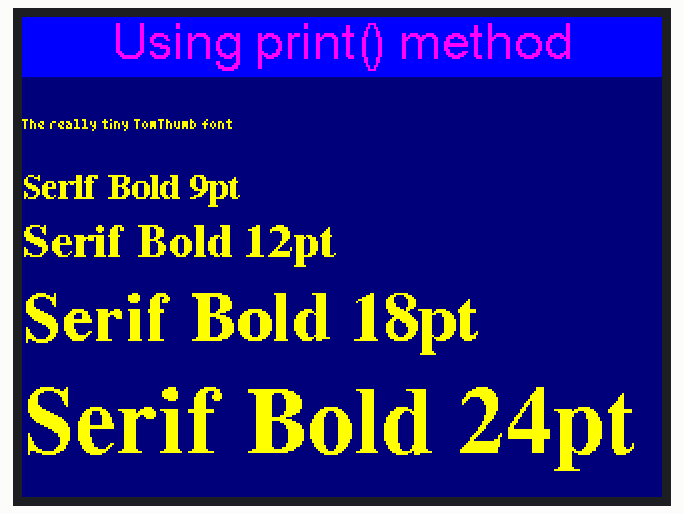
The sketch below on a simulated ESP32. Shown: 320×240 colour display.

Above: at 0.3 s.
At 4.52 s:
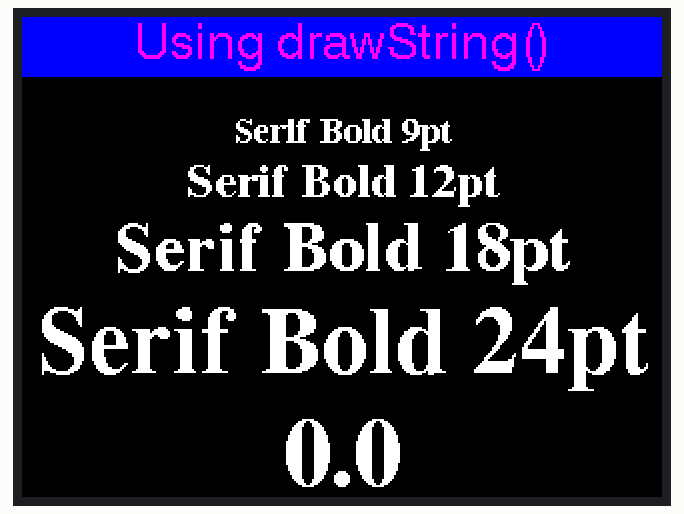
At 8.6 s:
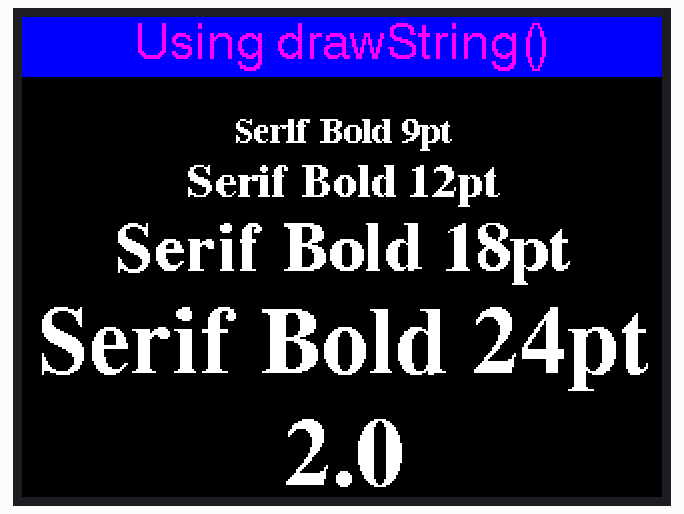
At 13.0 s:
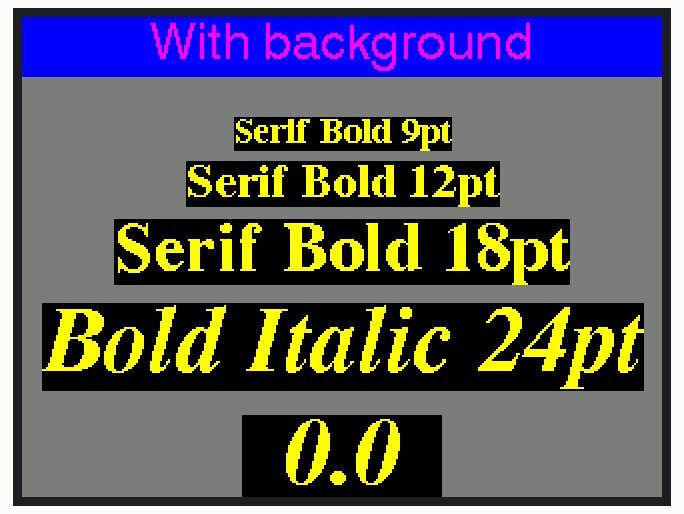
At 17.1 s:
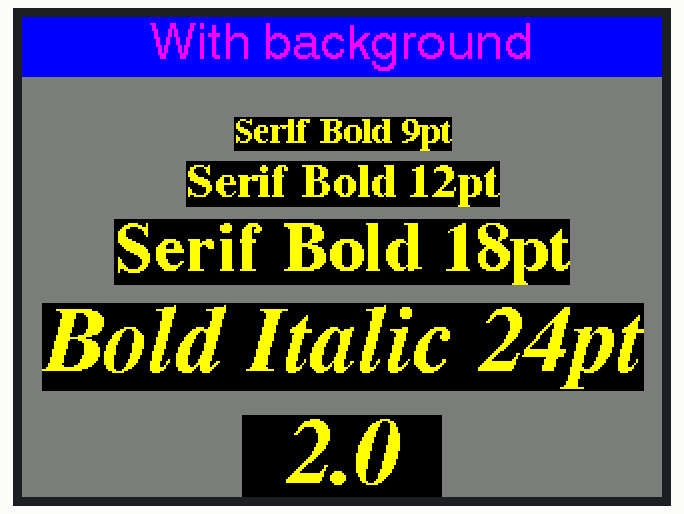
At 21.4 s:
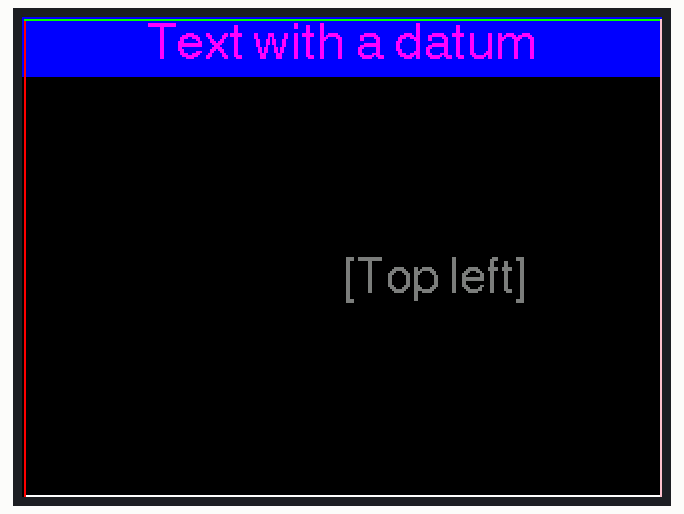

The sketch:

Free_Font_Demo.ino
```cpp
/*
  This example draws fonts (as used by the Adafruit_GFX library) onto the
  screen. These fonts are called the GFX Free Fonts (GFXFF) in this library.

  Other True Type fonts could be converted using the utility within the
  "fontconvert" folder inside the library. This converted has also been
  copied from the Adafruit_GFX library.

  Since these fonts are a recent addition Adafruit do not have a tutorial
  available yet on how to use the utility.   Linux users will no doubt
  figure it out!  In the meantime there are 48 font files to use in sizes
  from 9 point to 24 point, and in normal, bold, and italic or oblique
  styles.

  This example sketch uses both the print class and drawString() functions
  to plot text to the screen.

  Make sure LOAD_GFXFF is defined in the User_Setup.h file within the
  TFT_eSPI library folder.

  --------------------------- NOTE ----------------------------------------
  The free font encoding format does not lend itself easily to plotting
  the background without flicker. For values that changes on screen it is
  better to use Fonts 1- 8 which are encoded specifically for rapid
  drawing with background.
  -------------------------------------------------------------------------

  >>>>>>>>>>>>>>>>>>>>>>>>>>> WARNING <<<<<<<<<<<<<<<<<<<<<<<<<<<<<<<<<<<<<

  As supplied with the default settings the sketch has 11 fonts loaded,
  i.e. GLCD (Font 1), Font 2, Font 4, Font 6, Font 7, Font 8 and five Free Fonts,
  even though they are not all used in the sketch.

  Disable fonts you do not need in User_Setup.h in the library folder.

  #########################################################################
  ###### DON'T FORGET TO UPDATE THE User_Setup.h FILE IN THE LIBRARY ######
  #########################################################################
*/

#include "Free_Fonts.h" // Include the header file attached to this sketch

#include "SPI.h"
#include "TFT_eSPI.h"

// Use hardware SPI
TFT_eSPI tft = TFT_eSPI();

unsigned long drawTime = 0;

void setup(void) {

  tft.begin();

  tft.setRotation(3);

}

void loop() {

  int xpos = 0;
  int ypos = 50;

  // >>>>>>>>>>>>>>>>>>>>>>>>>>>>>>>>>>>>>>>>>>>>>>>>>>>>>>>>>>>>>>>>>>>>>>>>>>>>>>>>>
  // Select different fonts to draw on screen using the print class
  // >>>>>>>>>>>>>>>>>>>>>>>>>>>>>>>>>>>>>>>>>>>>>>>>>>>>>>>>>>>>>>>>>>>>>>>>>>>>>>>>>

  header("Using print() method", TFT_NAVY);

  // For comaptibility with Adafruit_GFX library the text background is not plotted when using the print class
  // even if we specify it.
  tft.setTextColor(TFT_YELLOW);
  tft.setCursor(xpos, ypos);    // Set cursor near top left corner of screen

  tft.setFreeFont(TT1);     // Select the orginal small TomThumb font
  tft.println();             // Move cursor down a line
  tft.print("The really tiny TomThumb font");    // Print the font name onto the TFT screen
  tft.println();
  tft.println();

  tft.setFreeFont(FSB9);   // Select Free Serif 9 point font, could use:
  // tft.setFreeFont(&FreeSerif9pt7b);
  tft.println();          // Free fonts plot with the baseline (imaginary line the letter A would sit on)
  // as the datum, so we must move the cursor down a line from the 0,0 position
  tft.print("Serif Bold 9pt");  // Print the font name onto the TFT screen

  tft.setFreeFont(FSB12);       // Select Free Serif 12 point font
  tft.println();                // Move cursor down a line
  tft.print("Serif Bold 12pt"); // Print the font name onto the TFT screen

  tft.setFreeFont(FSB18);       // Select Free Serif 12 point font
  tft.println();                // Move cursor down a line
  tft.print("Serif Bold 18pt"); // Print the font name onto the TFT screen

  tft.setFreeFont(FSB24);       // Select Free Serif 24 point font
  tft.println();                // Move cursor down a line
  tft.print("Serif Bold 24pt"); // Print the font name onto the TFT screen


  delay(4000);

  // >>>>>>>>>>>>>>>>>>>>>>>>>>>>>>>>>>>>>>>>>>>>>>>>>>>>>>>>>>>>>>>>>>>>>>>>>>>>>>>>>
  // Now use drawString() so we can set font background colours and the datum
  // >>>>>>>>>>>>>>>>>>>>>>>>>>>>>>>>>>>>>>>>>>>>>>>>>>>>>>>>>>>>>>>>>>>>>>>>>>>>>>>>>

  header("Using drawString()", TFT_BLACK);

  tft.setTextColor(TFT_WHITE, TFT_BLACK);

  tft.setTextDatum(TC_DATUM); // Centre text on x,y position

  xpos = tft.width() / 2; // Half the screen width
  ypos = 50;

  tft.setFreeFont(FSB9);                              // Select the font
  tft.drawString("Serif Bold 9pt", xpos, ypos, GFXFF);  // Draw the text string in the selected GFX free font
  ypos += tft.fontHeight(GFXFF);                      // Get the font height and move ypos down

  tft.setFreeFont(FSB12);
  tft.drawString("Serif Bold 12pt", xpos, ypos, GFXFF);
  ypos += tft.fontHeight(GFXFF);

  tft.setFreeFont(FSB18);
  tft.drawString("Serif Bold 18pt", xpos, ypos, GFXFF);
  ypos += tft.fontHeight(GFXFF);

  tft.setFreeFont(FSB24);
  tft.drawString("Serif Bold 24pt", xpos, ypos, GFXFF);
  ypos += tft.fontHeight(GFXFF);

  // Set text padding to 100 pixels wide area to over-write old values on screen
  tft.setTextPadding(100);
  for (int i = 0; i <= 20; i++) {
    tft.drawFloat(i / 10.0, 1, xpos, ypos, GFXFF);
    delay (200);
  }

  delay(4000);

  // >>>>>>>>>>>>>>>>>>>>>>>>>>>>>>>>>>>>>>>>>>>>>>>>>>>>>>>>>>>>>>>>>>>>>>>>>>>>>>>>>
  // Same again but with colours that show bounding boxes
  // >>>>>>>>>>>>>>>>>>>>>>>>>>>>>>>>>>>>>>>>>>>>>>>>>>>>>>>>>>>>>>>>>>>>>>>>>>>>>>>>>


  header("With background", TFT_DARKGREY);

  tft.setTextColor(TFT_YELLOW, TFT_BLACK);

  tft.setTextDatum(TC_DATUM); // Centre text on x,y position

  xpos = tft.width() / 2; // Half the screen width
  ypos = 50;

  tft.setFreeFont(FSB9);                              // Select the font
  tft.drawString("Serif Bold 9pt", xpos, ypos, GFXFF);  // Draw the text string in the selected GFX free font
  ypos += tft.fontHeight(GFXFF);                        // Get the font height and move ypos down

  tft.setFreeFont(FSB12);
  tft.drawString("Serif Bold 12pt", xpos, ypos, GFXFF);
  ypos += tft.fontHeight(GFXFF);

  tft.setFreeFont(FSB18);
  tft.drawString("Serif Bold 18pt", xpos, ypos, GFXFF);
  ypos += tft.fontHeight(GFXFF);

  tft.setFreeFont(FSBI24);
  tft.drawString("Bold Italic 24pt", xpos, ypos, GFXFF);
  ypos += tft.fontHeight(GFXFF);

  // Set text padding to 100 pixels wide area to over-write old values on screen
  tft.setTextPadding(100);
  for (int i = 0; i <= 20; i++) {
    tft.drawFloat(i / 10.0, 1, xpos, ypos, GFXFF);
    delay (200);
  }

  delay(4000);

  // >>>>>>>>>>>>>>>>>>>>>>>>>>>>>>>>>>>>>>>>>>>>>>>>>>>>>>>>>>>>>>>>>>>>>>>>>>>>>>>>>
  // Now show setting the 12 datum positions works with free fonts
  // >>>>>>>>>>>>>>>>>>>>>>>>>>>>>>>>>>>>>>>>>>>>>>>>>>>>>>>>>>>>>>>>>>>>>>>>>>>>>>>>>

  // Numbers, floats and strings can be drawn relative to a datum
  header("Text with a datum", TFT_BLACK);
  tft.setTextColor(TFT_DARKGREY, TFT_BLACK);
  tft.setFreeFont(FSS12);
  tft.setTextDatum(TL_DATUM);
  tft.drawString("[Top left]", 160, 120, GFXFF);
  drawDatumMarker(160, 120);
  delay(1000);

  tft.fillRect(0, 80, 320, 80, TFT_BLACK);
  tft.setTextDatum(TC_DATUM);
  tft.drawString("[Top centre]", 160, 120, GFXFF);
  drawDatumMarker(160, 120);
  delay(1000);

  tft.fillRect(0, 80, 320, 80, TFT_BLACK);
  tft.setTextDatum(TR_DATUM);
  tft.drawString("[Top right]", 160, 120, GFXFF);
  drawDatumMarker(160, 120);
  delay(1000);

  tft.fillRect(0, 80, 320, 80, TFT_BLACK);
  tft.setTextDatum(ML_DATUM);
  tft.drawString("[Middle left]", 160, 120, GFXFF);
  drawDatumMarker(160, 120);
  delay(1000);

  tft.fillRect(0, 80, 320, 80, TFT_BLACK);
  tft.setTextDatum(MC_DATUM);
  tft.drawString("[Middle centre]", 160, 120, GFXFF);
  drawDatumMarker(160, 120);
  delay(1000);

  tft.fillRect(0, 80, 320, 80, TFT_BLACK);
  tft.setTextDatum(MR_DATUM);
  tft.drawString("[Middle right]", 160, 120, GFXFF);
  drawDatumMarker(160, 120);
  delay(1000);

  tft.fillRect(0, 80, 320, 80, TFT_BLACK);
  tft.setTextDatum(BL_DATUM);
  tft.drawString("[Bottom left]", 160, 120, GFXFF);
  drawDatumMarker(160, 120);
  delay(1000);

  tft.fillRect(0, 80, 320, 80, TFT_BLACK);
  tft.setTextDatum(BC_DATUM);
  tft.drawString("[Bottom centre]", 160, 120, GFXFF);
  drawDatumMarker(160, 120);
  delay(1000);

  tft.fillRect(0, 80, 320, 80, TFT_BLACK);
  tft.setTextDatum(BR_DATUM);
  tft.drawString("[Bottom right]", 160, 120, GFXFF);
  drawDatumMarker(160, 120);
  delay(1000);

  tft.fillRect(0, 80, 320, 80, TFT_BLACK);
  tft.setTextDatum(L_BASELINE);
  tft.drawString("[Left baseline]", 160, 120, GFXFF);
  drawDatumMarker(160, 120);
  delay(1000);

  tft.fillRect(0, 80, 320, 80, TFT_BLACK);
  tft.setTextDatum(C_BASELINE);
  tft.drawString("[Centre baseline]", 160, 120, GFXFF);
  drawDatumMarker(160, 120);
  delay(1000);

  tft.fillRect(0, 80, 320, 80, TFT_BLACK);
  tft.setTextDatum(R_BASELINE);
  tft.drawString("[Right baseline]", 160, 120, GFXFF);
  drawDatumMarker(160, 120);
  delay(1000);

  //while(1);
  delay(8000);

}

// Print the header for a display screen
void header(const char *string, uint16_t color)
{
  tft.fillScreen(color);
  tft.setTextSize(1);
  tft.setTextColor(TFT_MAGENTA, TFT_BLUE);
  tft.fillRect(0, 0, 320, 30, TFT_BLUE);
  tft.setTextDatum(TC_DATUM);
  tft.drawString(string, 160, 2, 4); // Font 4 for fast drawing with background
}

// Draw a + mark centred on x,y
void drawDatumMarker(int x, int y)
{
  tft.drawLine(x - 159, y + 119, x + 159 , y + 119, TFT_WHITE);
  tft.drawLine(x - 159, y - 119, x - 159, y + 119, TFT_RED);
  tft.drawLine(x - 159, y - 119, x + 159 , y - 119, TFT_GREEN);
  tft.drawLine(x + 159, y - 119, x + 159, y + 119, TFT_PINK);

  delay(20000);
}


// There follows a crude way of flagging that this example sketch needs fonts which
// have not been enbabled in the User_Setup.h file inside the TFT_HX8357 library.
//
// These lines produce errors during compile time if settings in User_Setup are not correct
//
// The error will be "does not name a type" but ignore this and read the text between ''
// it will indicate which font or feature needs to be enabled
//
// Either delete all the following lines if you do not want warnings, or change the lines
// to suit your sketch modifications.

#ifndef LOAD_GLCD
//ERROR_Please_enable_LOAD_GLCD_in_User_Setup
#endif

#ifndef LOAD_FONT2
//ERROR_Please_enable_LOAD_FONT2_in_User_Setup!
#endif

#ifndef LOAD_FONT4
//ERROR_Please_enable_LOAD_FONT4_in_User_Setup!
#endif

#ifndef LOAD_FONT6
//ERROR_Please_enable_LOAD_FONT6_in_User_Setup!
#endif

#ifndef LOAD_FONT7
//ERROR_Please_enable_LOAD_FONT7_in_User_Setup!
#endif

#ifndef LOAD_FONT8
//ERROR_Please_enable_LOAD_FONT8_in_User_Setup!
#endif

#ifndef LOAD_GFXFF
ERROR_Please_enable_LOAD_GFXFF_in_User_Setup!
#endif
```

Source omitted: Free_Fonts.h (9053 bytes)

Measured:
- what the display in image 2 shows lasts 4.4 s, from 8.5 s to 12.9 s
- what the display in image 4 shows lasts 4.3 s, from 17.0 s to 21.3 s
